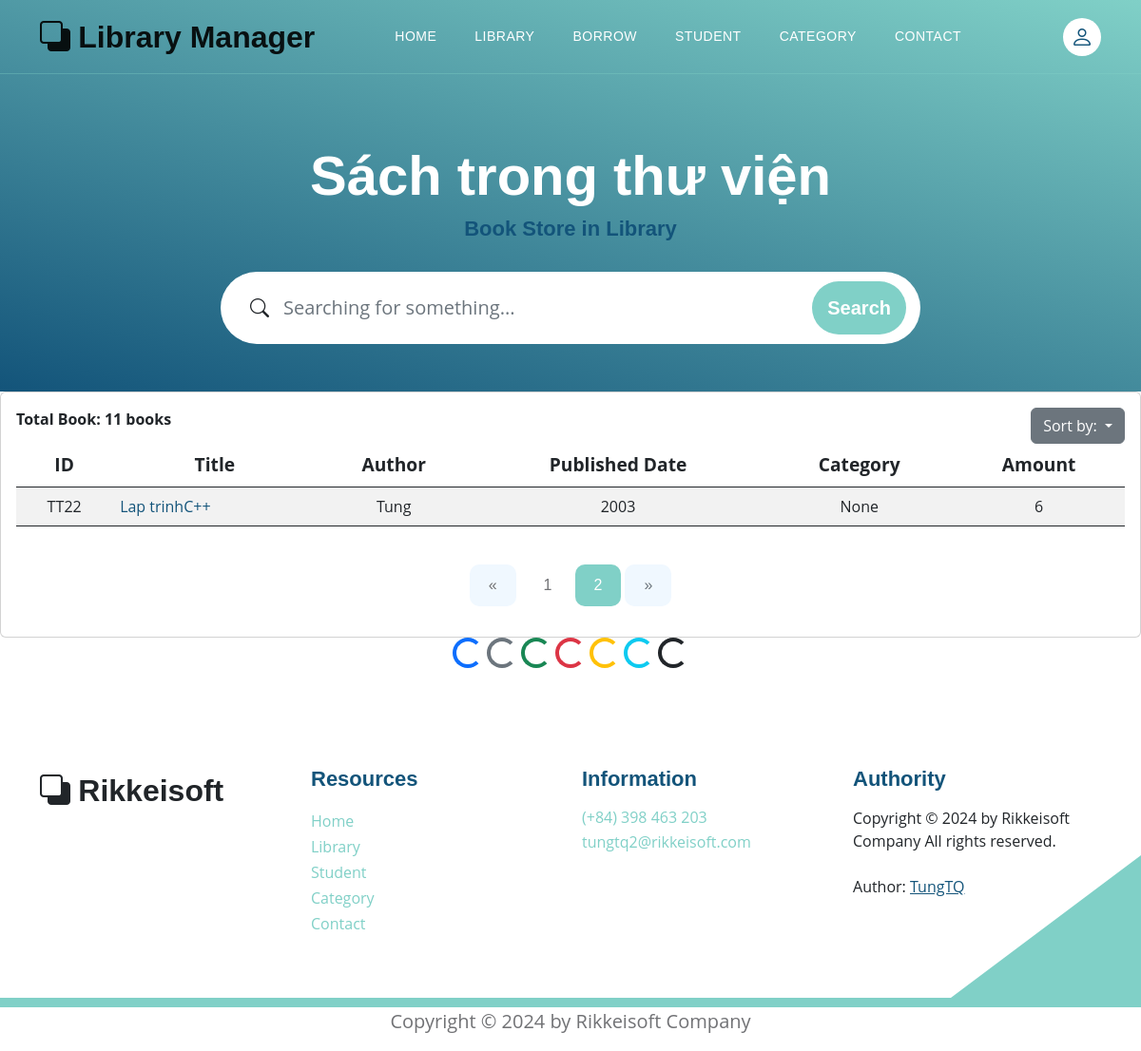
Before: /books?page=2 with the older database file.
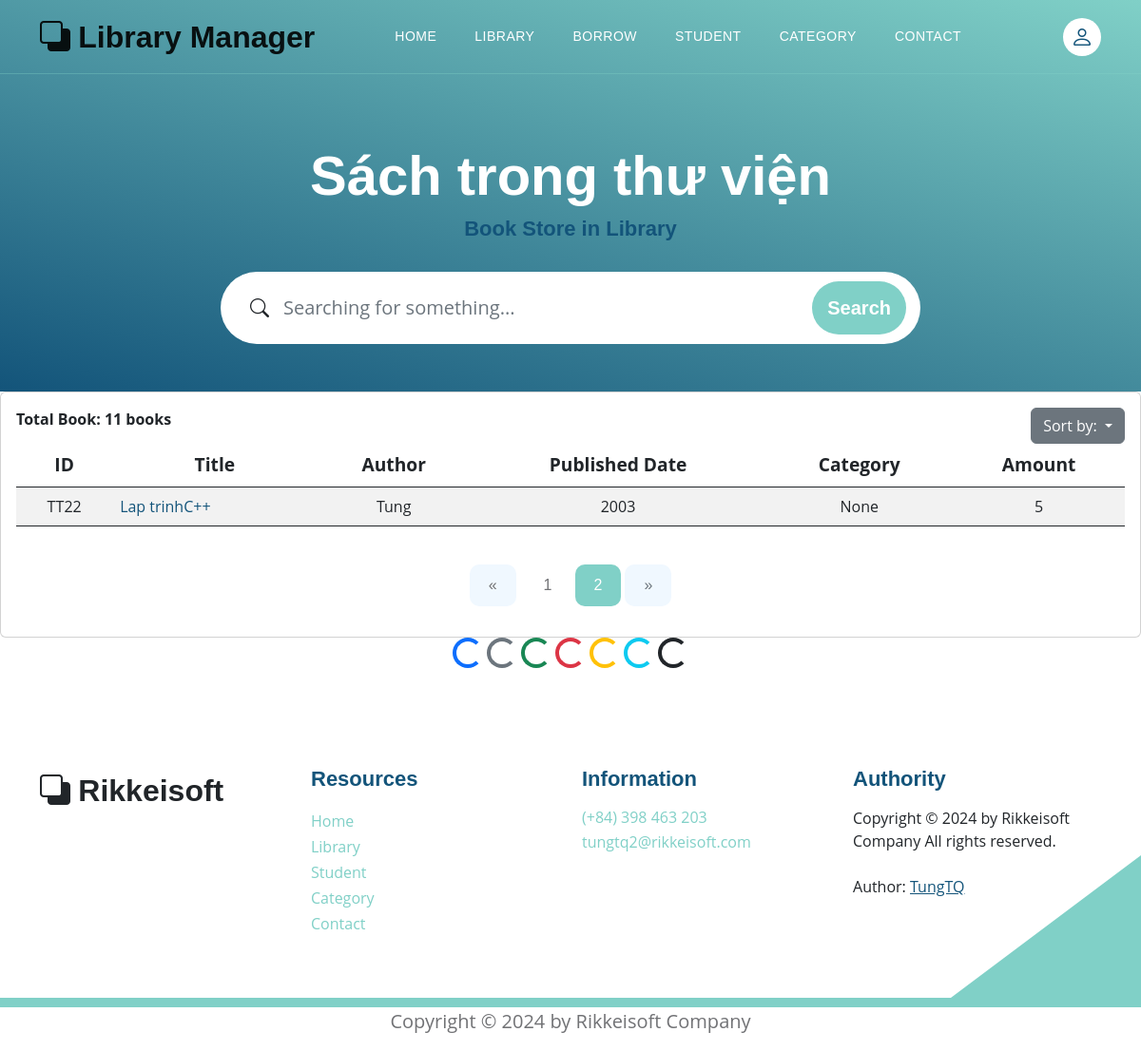
After: the same page with the newer database file.
### models.py (models this page shows)
class Book(Base):
    __tablename__ = 'books'
    username_id = Column(String(30), ForeignKey('users.username'), nullable=False)
    id_book = Column(String(30), primary_key=True, unique=True, index=True)         # Số thứ tự sách
    title = Column(String(100), index=True)      # Tiêu đề sách
    author = Column(String(100), index=True)     # Tác giả
    year = Column(Integer)                  # Năm xuất bản
    quantity_amount = Column(Integer, index=True, default=0)
    category_id = Column(String(10), ForeignKey('category.category_id'), nullable=False)
    insert_at = Column(DateTime, index = True)
    insert_id = Column(String(30), index = True)
    update_at = Column(DateTime,index=True)
    update_id = Column(String(30), index = True)
    delete_at = Column(DateTime,index=True)
    delete_id = Column(String(30), index = True)
    delete_flag = Column(Integer, index=True)
    user = relationship("User", back_populates="books")
    category = relationship("Category", back_populates="category_books")
    borrows = relationship("BorrowBook", back_populates="book_borrow")
    borrowfinal = relationship("BorrowBookFinal", back_populates="book_borrow_final")

### main.py (the view)
@app.get('/books', response_class=HTMLResponse)
async def read_all_books(request: Request, page: int = Query(1, gt=0), page_size: int = Query(10, gt=0), db: Session = Depends(models.get_db)):
    offset = (page - 1) * page_size
    books = db.query(models.Book).filter(models.Book.delete_flag == 0).offset(offset).limit(page_size).all()
    total_books = db.query(models.Book).filter(models.Book.delete_flag == 0).count()
    total_pages = (total_books + page_size - 1) // page_size  # Tính toán tổng số trang
    return templates.TemplateResponse("library.html", {
        "request": request,
        "books": books,
        "total_books": total_books,
        "page": page,
        "total_pages": total_pages
    })

### templates/library.html (shortened to what this page needs)
{% extends "base.html" %}
{% block content %}
<section class="hero-section d-flex justify-content-center align-items-center" id="section_1"
    style="padding-bottom: 50px;">
    <div class="container">
        <div class="row">
            <div class="col-lg-8 col-12 mx-auto">
                <h1 class="text-white text-center"> Sách trong thư viện </h1>
                <h6 class="text-center"> Book Store in Library </h6>
                <form method="get" action="/books/search_book" class="custom-form mt-4 pt-2 mb-lg-0 mb-5" role="search">
                    <div class="input-group input-group-lg">
                        <span class="input-group-text bi-search" id="basic-addon1"></span>
                        <input name="searching" type="search" class="form-control" id="searching"
                            placeholder="Searching for something..." aria-label="Search Anywhere">
                        <button type="submit" class="btn btn-primary">Search</button>
                    </div>
                </form>
            </div>
        </div>
    </div>
</section>
<div class="card card-table comman-shadow">
    <div class="card-body">
        <div class="table-responsive">
            <div id="DataTables_Table_0_wrapper" class="dataTables_wrapper no-footer">
                <div class="row">
                    <div class="col-md-6">
                        <div class="dataTables_length" id="DataTables_Table_0_length">
                            <label> <b> Total Book: {{total_books}} books </b>
                            </label>
                        </div>
                    </div>
                    <div class="col-md-6 text-md-end">
                        <div class="dropdown">
                            <button class="btn btn-secondary dropdown-toggle" type="button" data-bs-toggle="dropdown" aria-expanded="false">
                                Sort by:
                            </button>
                        </div>
                    </div>
                </div>
                <table
                    class="table border-0 star-student table-hover table-center mb-0 datatable table-striped dataTable no-footer"
                    id="DataTables_Table_0" aria-describedby="DataTables_Table_0_info">
                    <thead class="student-thread">
                        <tr style="text-align: center; font-size:larger;">
                            <th rowspan="1" colspan="1"
                                aria-label="ID: activate to sort column ascending">ID</th>
                            <th rowspan="1" colspan="1"
                                aria-label="Title: activate to sort column ascending">Title</th>
                            <th rowspan="1" colspan="1"
                                aria-label="Author: activate to sort column ascending">Author</th>
                            <th rowspan="1" colspan="1"
                                aria-label="Published Date: activate to sort column ascending">Published Date</th>
                            <th rowspan="1" colspan="1"
                                aria-label="Category: activate to sort column ascending">Category</th>
                            <th rowspan="1" colspan="1"
                                aria-label="Action: activate to sort column ascending">Amount</th>
                        </tr>
                    </thead>
                    <tbody>
                        <form action="">
                        {% for book in books %}
                            <tr class="{% if loop.index is even %} even {% else %}odd{% endif %}">
                                <td style="text-align: center;">{{ book.id_book }}</td>
                                <td> <a href="#">{{ book.title }}</a></td>
                                <td style="text-align: center;">{{ book.author }}</td>
                                <td style="text-align: center;">{{ book.year }}</td>
                                <td style="text-align: center;">{{ book.category }}</td>
                                <td style="text-align: center;">{{ book.quantity_amount }}</td>
                            </tr>
                        {% endfor %}
                        </form>
                    </tbody>
                </table>
                <div style="text-align: center;">
                    <nav aria-label="Page navigation example" style="display: inline-block;">
                        <ul class="pagination">
                            <li class="page-item {% if page == 1 %}disabled{% endif %}">
                                <a class="page-link" href="/books?page={{ page - 1 }}" aria-label="Previous">
                                    <span aria-hidden="true">&laquo;</span>
                                </a>
                            </li>
                            {% for num in range(1, total_pages + 1) %}
                            <li class="page-item {% if num == page %}active{% endif %}">
                                <a class="page-link" href="/books?page={{ num }}">{{ num }}</a>
                            </li>
                            {% endfor %}
                            <li class="page-item {% if page == total_pages %}disabled{% endif %}">
                                <a class="page-link" href="/books?page={{ page + 1 }}" aria-label="Next">
                                    <span aria-hidden="true">&raquo;</span>
                                </a>
                            </li>
                        </ul>
                    </nav>
                </div>
            </div>
        </div>
    </div>
</div>
<div style="text-align: center;">
    <div class="spinner-border text-primary" role="status">
    </div>
    <div class="spinner-border text-secondary" role="status">
    </div>
    <div class="spinner-border text-success" role="status">
    </div>
    <div class="spinner-border text-danger" role="status">
    </div>
    <div class="spinner-border text-warning" role="status">
    </div>
    <div class="spinner-border text-info" role="status">
    </div>
    <div class="spinner-border text-dark" role="status">
    </div>
  </div>
{% endblock content %}

### templates/base.html (shortened to what this page needs)
<!DOCTYPE html>
<html lang="en">
<head>
    <link href="/static/css/bootstrap.min.css" rel="stylesheet">
    <link href="/static/css/bootstrap-icons.css" rel="stylesheet">
    <link href="/static/css/templatemo-topic-listing.css" rel="stylesheet">
</head>
<body id="top">
    <main>
        <div id="sticky-wrapper" class="sticky-wrapper" style="height: 78px;">
            <nav class="navbar navbar-expand-lg bg-body-tertiary">
                <div class="container">
                    <a class="navbar-brand" href="http://127.0.0.1:8000/">
                        <i class="bi-back"></i>
                        <span> Library Manager </span>
                    </a>
                    <div class="collapse navbar-collapse" id="navbarNav">
                        <ul class="navbar-nav ms-lg-5 me-lg-auto">
                            <li class="nav-item">
                                <a class="nav-link click-scroll" href="http://127.0.0.1:8000"> Home </a>
                            </li>
                            <li class="nav-item">
                                <a class="nav-link click-scroll" href="http://127.0.0.1:8000/books"> Library </a>
                            </li>
                            <li class="nav-item">
                                <a class="nav-link click-scroll" href="#section_3"> Borrow </a>
                            </li>
                            <li class="nav-item">
                                <a class="nav-link click-scroll" href="#section_4"> Student </a>
                            </li>
                            <li class="nav-item">
                                <a class="nav-link click-scroll" href="#section_5"> Category </a>
                            </li>
                            <li class="nav-item">
                                <a class="nav-link click-scroll" href="#section_6"> Contact </a>
                            </li>
                        </ul>
                        <div class="d-none d-lg-block">
                            {% if request.cookies.get('token') %}
                            <div class="dropdown">
                                <button class="btn btn-secondary dropdown-toggle" type="button"
                                    data-bs-toggle="dropdown" aria-expanded="false">
                                    <a href="/profile" class="navbar-icon bi-person smoothscroll"> </a> {{
                                    request.cookies.get('username') }}
                                </button>
                                <ul class="dropdown-menu">
                                    <li> <a href="/profile" class="navbar-icon bi-person smoothscroll"> </a> {{
                                        request.cookies.get('username') }}</li>
                                    <li><a class="dropdown-item" href="/logout"> Logout </a></li>
                                </ul>
                            </div>
                            {% else %}
                            <a href="/login" class="navbar-icon bi-person smoothscroll"></a>
                            {% endif %}
                        </div>
                    </div>
                </div>
            </nav>
        </div>
    </main>
    {% block content %}{% endblock content%}
</body>
<footer class="site-footer section-padding">
    <div class="container">
        <div class="row">
            <div class="col-lg-3 col-12 mb-4 pb-2">
                <a class="navbar-brand mb-2" href="home.html">
                    <i class="bi-back"></i>
                    <span> Rikkeisoft </span>
                </a>
            </div>
            <div class="col-lg-3 col-md-4 col-6">
                <h6 class="site-footer-title mb-3">Resources</h6>
                <ul class="site-footer-links">
                    <li class="site-footer-link-item">
                        <a href="http://127.0.0.1:8000/" class="site-footer-link"> Home </a>
                    </li>
                    <li class="site-footer-link-item">
                        <a href="http://127.0.0.1:8000/books/" class="site-footer-link"> Library </a>
                    </li>
                    <li class="site-footer-link-item">
                        <a href="#" class="site-footer-link"> Student </a>
                    </li>
                    <li class="site-footer-link-item">
                        <a href="#" class="site-footer-link"> Category </a>
                    </li>
                    <li class="site-footer-link-item">
                        <a href="#" class="site-footer-link"> Contact </a>
                    </li>
                </ul>
            </div>
            <div class="col-lg-3 col-md-4 col-6 mb-4 mb-lg-0">
                <h6 class="site-footer-title mb-3"> Information </h6>
                <p class="text-white d-flex mb-1">
                    <a href="tel: 0398463203" class="site-footer-link">
                        (+84) 398 463 203
                    </a>
                </p>
                <p class="text-white d-flex">
                    <a href="mailto:tungtq2@rikkeisoft.com" class="site-footer-link">
                        tungtq2@rikkeisoft.com
                    </a>
                </p>
            </div>
            <div class="col-lg-3 col-md-4 col-12 mt-4 mt-lg-0 ms-auto">
                <h6 class="site-footer-title mb-3"> Authority </h6>
                Copyright © 2024 by Rikkeisoft Company All rights reserved.
                <br><br> Author: <a rel="nofollow" href="https://github.com/pisceskibo" target="_blank"> <u> TungTQ </u>
                </a>
            </div>
        </div>
    </div>
</footer>
<p style="text-align: center;"> Copyright © 2024 by Rikkeisoft Company </p>
</html>

Changed rows visible on the page:
changed Book "TT22": quantity_amount "6" → "5"
